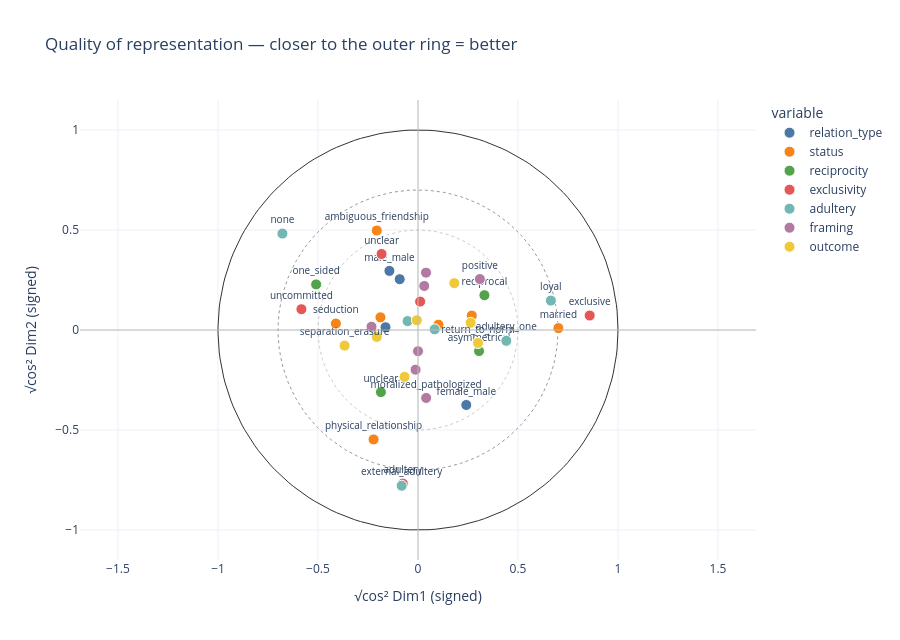
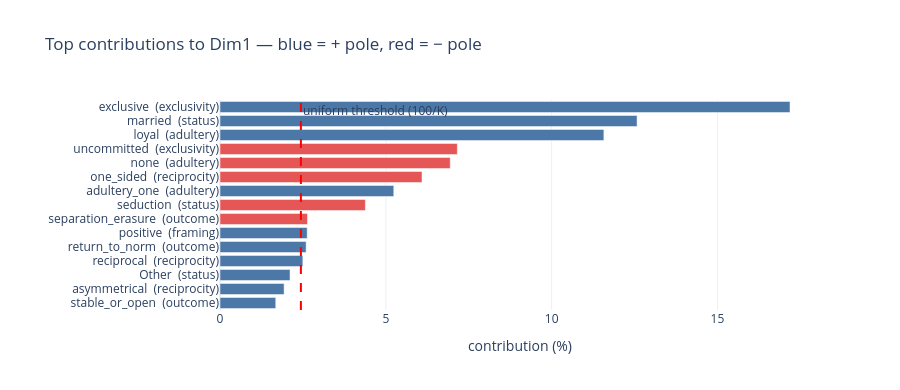
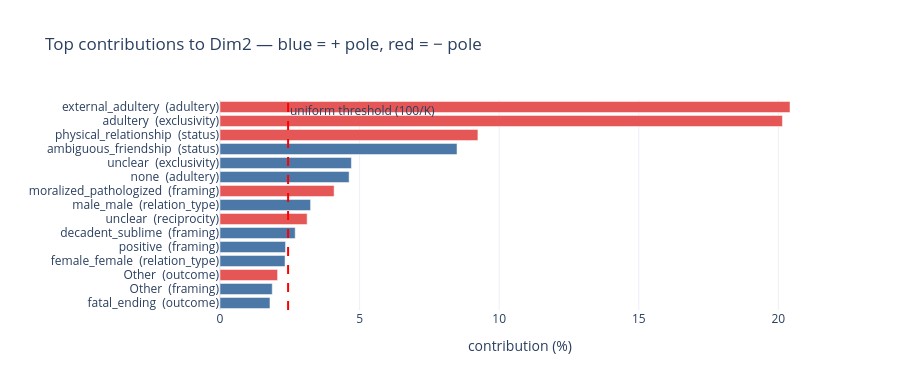

Here is the notebook cell these charts were saved with, in order:
### Code cell
plot_quality_circle(res).show()
plot_contribution_bars(res, axis=1).show()
plot_contribution_bars(res, axis=2).show()

### Figure 1 — Plotly figure (JSON) as saved in the notebook; plotly's stock layout.template omitted (floating-point values rounded to 4 significant figures; data arrays with more than 128 entries replaced by an {"elided": "..."} marker saying what was removed)
{"data": [{"hoverinfo": "skip", "line": {"color": "#333", "dash": "solid", "width": 1}, "mode": "lines", "showlegend": false, "type": "scatter", "x": {"elided": "200 float values"}, "y": {"elided": "200 float values"}}, {"hoverinfo": "skip", "line": {"color": "#999", "dash": "dot", "width": 1}, "mode": "lines", "showlegend": false, "type": "scatter", "x": {"elided": "200 float values"}, "y": {"elided": "200 float values"}}, {"hoverinfo": "skip", "line": {"color": "#ccc", "dash": "dot", "width": 1}, "mode": "lines", "showlegend": false, "type": "scatter", "x": {"elided": "200 float values"}, "y": {"elided": "200 float values"}}, {"customdata": [["Other", 0.163, 47], ["female_female", 0.27, 91], ["female_male", 0.4458, 697], ["male_male", 0.3283, 67]], "hovertemplate": "<b>%{customdata[0]}</b> (relation_type)<br>quality (√cos² plane) = %{customdata[1]:.2f}<br>n = %{customdata[2]}<extra></extra>", "marker": {"color": "#4C78A8", "line": {"color": "white", "width": 1}, "size": 11}, "mode": "markers+text", "name": "relation_type", "text": ["", "", "female_male", "male_male"], "textfont": {"size": 10}, "textposition": "top center", "type": "scatter", "x": [-0.1624, -0.09139, 0.2413, -0.143], "y": [0.01377, 0.2541, -0.3749, 0.2955]}, {"customdata": [["Other", 0.2784, 38], ["ambiguous_friendship", 0.5385, 131], ["married", 0.7021, 147], ["physical_relationship", 0.5904, 208], ["romantic_relationship", 0.1054, 194], ["seduction", 0.4119, 133], ["unclear", 0.1981, 51]], "hovertemplate": "<b>%{customdata[0]}</b> (status)<br>quality (√cos² plane) = %{customdata[1]:.2f}<br>n = %{customdata[2]}<extra></extra>", "marker": {"color": "#F58518", "line": {"color": "white", "width": 1}, "size": 11}, "mode": "markers+text", "name": "status", "text": ["", "ambiguous_friendship", "married", "physical_relationship", "", "seduction", ""], "textfont": {"size": 10}, "textposition": "top center", "type": "scatter", "x": [0.2689, -0.2062, 0.702, -0.2222, 0.102, -0.4107, -0.1877], "y": [0.07226, 0.4975, 0.009453, -0.547, 0.02678, 0.0324, 0.06329]}, {"customdata": [["asymmetrical", 0.3229, 288], ["one_sided", 0.5579, 207], ["reciprocal", 0.3749, 232], ["unclear", 0.3618, 175]], "hovertemplate": "<b>%{customdata[0]}</b> (reciprocity)<br>quality (√cos² plane) = %{customdata[1]:.2f}<br>n = %{customdata[2]}<extra></extra>", "marker": {"color": "#54A24B", "line": {"color": "white", "width": 1}, "size": 11}, "mode": "markers+text", "name": "reciprocity", "text": ["asymmetrical", "one_sided", "reciprocal", "unclear"], "textfont": {"size": 10}, "textposition": "top center", "type": "scatter", "x": [0.3052, -0.5092, 0.3321, -0.1855], "y": [-0.1053, 0.2281, 0.1739, -0.3106]}, {"customdata": [["Other", 0.1424, 108], ["adultery", 0.7716, 134], ["exclusive", 0.8615, 212], ["unclear", 0.4213, 169], ["uncommitted", 0.5921, 279]], "hovertemplate": "<b>%{customdata[0]}</b> (exclusivity)<br>quality (√cos² plane) = %{customdata[1]:.2f}<br>n = %{customdata[2]}<extra></extra>", "marker": {"color": "#E45756", "line": {"color": "white", "width": 1}, "size": 11}, "mode": "markers+text", "name": "exclusivity", "text": ["", "adultery", "exclusive", "unclear", "uncommitted"], "textfont": {"size": 10}, "textposition": "top center", "type": "scatter", "x": [0.01071, -0.07585, 0.8584, -0.1821, -0.5829], "y": [0.142, -0.7679, 0.07247, 0.3799, 0.1039]}, {"customdata": [["Other", 0.08335, 10], ["adultery_one", 0.4448, 107], ["external_adultery", 0.7829, 145], ["loyal", 0.6804, 126], ["none", 0.8319, 455], ["unclear", 0.06852, 59]], "hovertemplate": "<b>%{customdata[0]}</b> (adultery)<br>quality (√cos² plane) = %{customdata[1]:.2f}<br>n = %{customdata[2]}<extra></extra>", "marker": {"color": "#72B7B2", "line": {"color": "white", "width": 1}, "size": 11}, "mode": "markers+text", "name": "adultery", "text": ["", "adultery_one", "external_adultery", "loyal", "none", ""], "textfont": {"size": 10}, "textposition": "top center", "type": "scatter", "x": [0.08329, 0.4416, -0.08167, 0.6643, -0.6778, -0.05217], "y": [0.003215, -0.05395, -0.7786, 0.1471, 0.4823, 0.04441]}, {"customdata": [["Other", 0.2224, 34], ["comic_caricatural", 0.1987, 134], ["decadent_sublime", 0.2896, 166], ["eroticized_exoticized", 0.2098, 79], ["moralized_pathologized", 0.3421, 106], ["neutral_ambivalent", 0.1059, 220], ["positive", 0.4008, 89], ["predatory_or_corrupting", 0.2329, 74]], "hovertemplate": "<b>%{customdata[0]}</b> (framing)<br>quality (√cos² plane) = %{customdata[1]:.2f}<br>n = %{customdata[2]}<extra></extra>", "marker": {"color": "#B279A2", "line": {"color": "white", "width": 1}, "size": 11}, "mode": "markers+text", "name": "framing", "text": ["", "", "", "", "moralized_pathologized", "", "positive", ""], "textfont": {"size": 10}, "textposition": "top center", "type": "scatter", "x": [0.03117, -0.01217, 0.04009, -0.2078, 0.04066, 6.242e-05, 0.3093, -0.2323], "y": [0.2202, -0.1984, 0.2868, -0.02883, -0.3397, -0.1059, 0.2548, 0.01643]}, {"customdata": [["Other", 0.2438, 58], ["fatal_ending", 0.2963, 169], ["open_contested", 0.04905, 60], ["return_to_norm", 0.3071, 49], ["separation_erasure", 0.3753, 323], ["stable_or_open", 0.2656, 184], ["unclear", 0.2088, 59]], "hovertemplate": "<b>%{customdata[0]}</b> (outcome)<br>quality (√cos² plane) = %{customdata[1]:.2f}<br>n = %{customdata[2]}<extra></extra>", "marker": {"color": "#EECA3B", "line": {"color": "white", "width": 1}, "size": 11}, "mode": "markers+text", "name": "outcome", "text": ["", "", "", "return_to_norm", "separation_erasure", "", ""], "textfont": {"size": 10}, "textposition": "top center", "type": "scatter", "x": [-0.0673, 0.1814, -0.005724, 0.3001, -0.3671, 0.2632, -0.2059], "y": [-0.2343, 0.2343, 0.04872, -0.06496, -0.07788, 0.03608, -0.03458]}], "layout": {"height": 640, "legend": {"title": {"text": "variable"}}, "shapes": [{"line": {"color": "#bbb", "width": 1}, "type": "line", "x0": 0, "x1": 1, "xref": "x domain", "y0": 0, "y1": 0, "yref": "y"}, {"line": {"color": "#bbb", "width": 1}, "type": "line", "x0": 0, "x1": 0, "xref": "x", "y0": 0, "y1": 1, "yref": "y domain"}], "title": {"text": "Quality of representation — closer to the outer ring = better"}, "xaxis": {"range": [-1.15, 1.15], "title": {"text": "√cos² Dim1 (signed)"}, "zeroline": false}, "yaxis": {"range": [-1.15, 1.15], "scaleanchor": "x", "scaleratio": 1, "title": {"text": "√cos² Dim2 (signed)"}, "zeroline": false}}}

### Figure 2 — Plotly figure (JSON) as saved in the notebook; plotly's stock layout.template omitted (floating-point values rounded to 4 significant figures)
{"data": [{"customdata": [[0.52, 0.069, 184.0], [0.446, 0.093, 288.0], [1.282, 0.072, 38.0], [0.564, 0.11, 232.0], [1.252, 0.09, 49.0], [0.935, 0.096, 89.0], [-0.492, 0.135, 323.0], [-0.987, 0.169, 133.0], [1.204, 0.195, 107.0], [-0.933, 0.259, 207.0], [-0.672, 0.459, 455.0], [-0.871, 0.34, 279.0], [1.649, 0.441, 126.0], [1.591, 0.493, 147.0], [1.549, 0.737, 212.0]], "hovertemplate": "contrib %{x:.1f}%<br>coord %{customdata[0]:.2f}<br>cos² %{customdata[1]:.2f}<br>n = %{customdata[2]}<extra></extra>", "marker": {"color": ["#4C78A8", "#4C78A8", "#4C78A8", "#4C78A8", "#4C78A8", "#4C78A8", "#E45756", "#E45756", "#4C78A8", "#E45756", "#E45756", "#E45756", "#4C78A8", "#4C78A8", "#4C78A8"]}, "orientation": "h", "type": "bar", "x": [1.681, 1.933, 2.112, 2.498, 2.597, 2.629, 2.638, 4.384, 5.24, 6.091, 6.942, 7.156, 11.57, 12.58, 17.19], "y": ["stable_or_open  (outcome)", "asymmetrical  (reciprocity)", "Other  (status)", "reciprocal  (reciprocity)", "return_to_norm  (outcome)", "positive  (framing)", "separation_erasure  (outcome)", "seduction  (status)", "adultery_one  (adultery)", "one_sided  (reciprocity)", "none  (adultery)", "uncommitted  (exclusivity)", "loyal  (adultery)", "married  (status)", "exclusive  (exclusivity)"]}], "layout": {"annotations": [{"showarrow": false, "text": "uniform threshold (100/K)", "x": 2.439, "xanchor": "left", "xref": "x", "y": 1, "yanchor": "top", "yref": "y domain"}], "height": 390, "margin": {"l": 220}, "shapes": [{"line": {"color": "red", "dash": "dash"}, "type": "line", "x0": 2.439, "x1": 2.439, "xref": "x", "y0": 0, "y1": 1, "yref": "y domain"}], "title": {"text": "Top contributions to Dim1 — blue = + pole, red = − pole"}, "xaxis": {"title": {"text": "contribution (%)"}}}}

### Figure 3 — Plotly figure (JSON) as saved in the notebook; plotly's stock layout.template omitted (floating-point values rounded to 4 significant figures)
{"data": [{"customdata": [[0.488, 0.055, 169.0], [1.113, 0.048, 34.0], [-0.894, 0.055, 58.0], [0.759, 0.065, 91.0], [0.77, 0.065, 89.0], [0.604, 0.082, 166.0], [-0.633, 0.096, 175.0], [1.043, 0.087, 67.0], [-0.931, 0.115, 106.0], [0.478, 0.233, 455.0], [0.791, 0.144, 169.0], [1.207, 0.248, 131.0], [-0.999, 0.299, 208.0], [-1.838, 0.59, 134.0], [-1.779, 0.606, 145.0]], "hovertemplate": "contrib %{x:.1f}%<br>coord %{customdata[0]:.2f}<br>cos² %{customdata[1]:.2f}<br>n = %{customdata[2]}<extra></extra>", "marker": {"color": ["#4C78A8", "#4C78A8", "#E45756", "#4C78A8", "#4C78A8", "#4C78A8", "#E45756", "#4C78A8", "#E45756", "#4C78A8", "#4C78A8", "#4C78A8", "#E45756", "#E45756", "#E45756"]}, "orientation": "h", "type": "bar", "x": [1.79, 1.872, 2.062, 2.33, 2.348, 2.694, 3.121, 3.244, 4.087, 4.625, 4.707, 8.49, 9.238, 20.15, 20.42], "y": ["fatal_ending  (outcome)", "Other  (framing)", "Other  (outcome)", "female_female  (relation_type)", "positive  (framing)", "decadent_sublime  (framing)", "unclear  (reciprocity)", "male_male  (relation_type)", "moralized_pathologized  (framing)", "none  (adultery)", "unclear  (exclusivity)", "ambiguous_friendship  (status)", "physical_relationship  (status)", "adultery  (exclusivity)", "external_adultery  (adultery)"]}], "layout": {"annotations": [{"showarrow": false, "text": "uniform threshold (100/K)", "x": 2.439, "xanchor": "left", "xref": "x", "y": 1, "yanchor": "top", "yref": "y domain"}], "height": 390, "margin": {"l": 220}, "shapes": [{"line": {"color": "red", "dash": "dash"}, "type": "line", "x0": 2.439, "x1": 2.439, "xref": "x", "y0": 0, "y1": 1, "yref": "y domain"}], "title": {"text": "Top contributions to Dim2 — blue = + pole, red = − pole"}, "xaxis": {"title": {"text": "contribution (%)"}}}}
